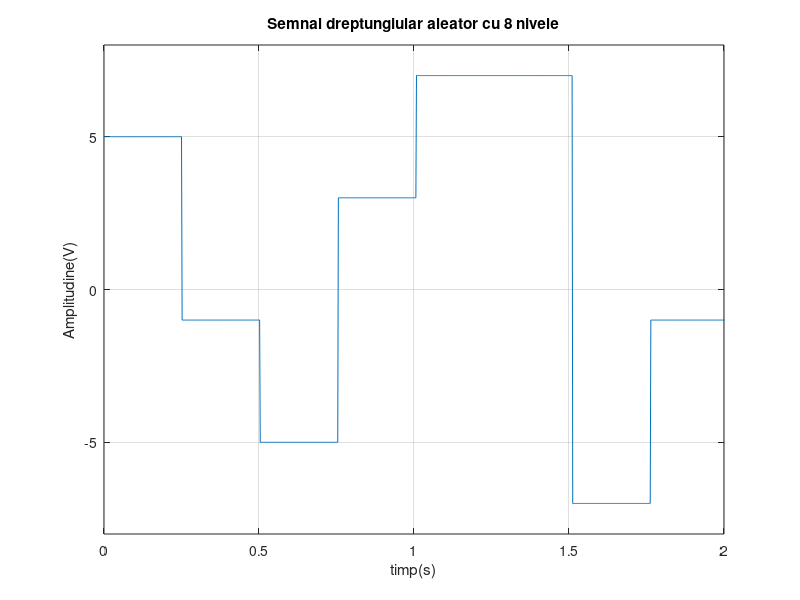

MATLAB code to generate this figure:
%Rezolutie temporara 2ms.punctul d)

t=0:0.002:2.014;%variabila timp necesara pentru a afisa 8 nivele aleatoare

i=1;%contor

n=[-7,-5,-3,-1,1,3,5,7] ; %nivelele semnalului

Position=randi(length(n)); %cu functia randi extrag o pozitie aleatoare din n

Level=n(Position);%nivel_aleator ia valoarea din pozitia extrasa

vector_1=zeros(1,126); %t=0:0.002:0.25, de la 0 la 0.25 cu pasul de 0.002 sunt 126



for i=1:1:126  

    vector_1(i)=Level;  %umplu primul vector cu un nivel aleator

end

   

vector_2=zeros(1,126);

Position=randi(length(n));

Level=n(Position);

for i=1:1:126

    vector_2(i)=Level; %umplu al doi-lea vector cu un nivel aleator

end



vector_3=zeros(1,126);

Position=randi(length(n));

Level=n(Position);

for i=1:1:126

     vector_3(i)=Level;%umplu al trei-lea vector cu un nivel aleator

end



vector_4=zeros(1,126);

Position=randi(length(n));

Level=n(Position);



for i=1:1:126

    vector_4(i)=Level;%umplu al patru-lea vector cu un nivel aleator

end



vector_5=zeros(1,126);

Position=randi(length(n));

Level=n(Position);



for i=1:1:126

    vector_5(i)=Level;%umplu al cinci-lea vector cu un nivel aleator

end



vector_6=zeros(1,126);

Position=randi(length(n));

Level=n(Position);



for i=1:1:126

    vector_6(i)=Level;%umplu al sase-lea vector cu un nivel aleator

end



vector_7=zeros(1,126);

Position=randi(length(n));

Level=n(Position);



for i=1:1:126

    vector_7(i)=Level;%umplu al sapte-lea vector cu un nivel aleator

end



vector_8=zeros(1,126);

Position=randi(length(n));

Level=n(Position);



for i=1:1:126

    vector_8(i)=Level;%umplu al 8-lea vector cu un nivel aleator

end



Vector=[vector_1,vector_2,vector_3,vector_4,vector_5,vector_6,vector_7,vector_8];%concatenez vectorii 

plot(t,Vector),grid,axis([0 2 -8 8]),xlabel('timp(s)'), ylabel('Amplitudine(V)'),
title('Semnal dreptungiular aleator cu 8 nivele');%afisez V=f(t);